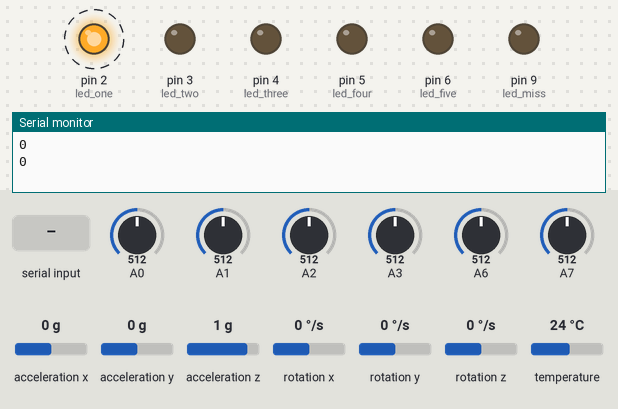
Simulated run of this sketch. Board: Arduino Nano, built with avr-gcc and run on an emulated ATmega328P. Shown: output pins drawn as LEDs (lit = HIGH), the last lines printed to the serial monitor. Dashed ring = blinking. Inputs (shaded band) come from the test bench; at power-on: A0 = 512, A1 = 512, A2 = 512, A3 = 512, A6 = 512, A7 = 512, acceleration x 0 g, acceleration y 0 g, acceleration z 1 g, rotation x 0 °/s, rotation y 0 °/s, rotation z 0 °/s, temperature 24 °C.

Above: at 1.87 s.
2.3 s: A0 set to 106
5.3 s: A0 set to 92
At 5.9 s:
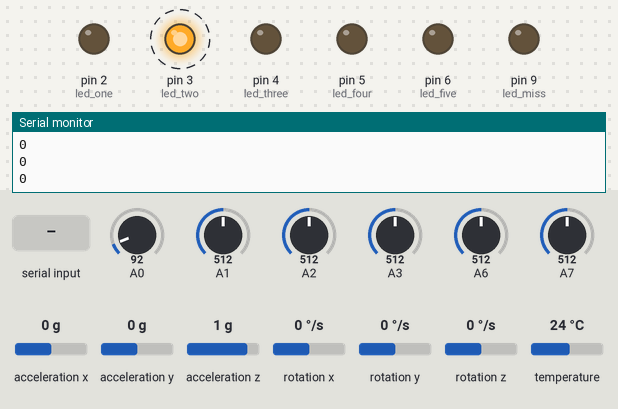
8.3 s: A1 set to 105
11.3 s: A1 set to 89
At 11.93 s:
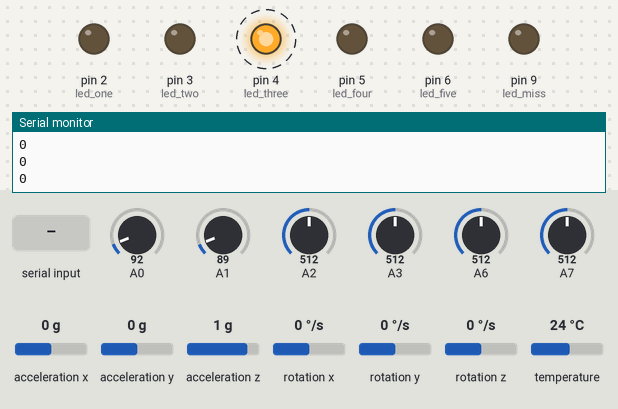
14.3 s: "4\n" received over the second serial link
At 14.95 s:
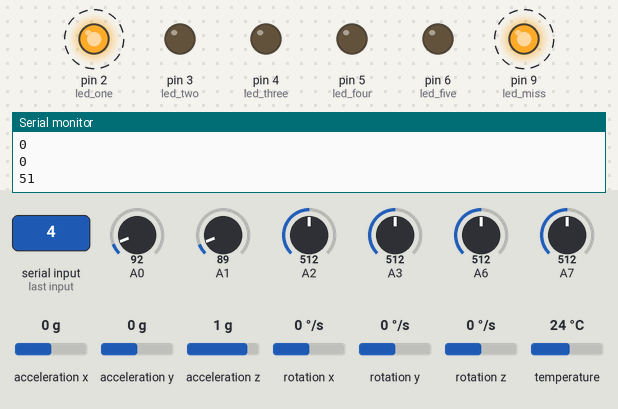
17.3 s: "90,45,200\n" received over the second serial link
At 18.03 s:
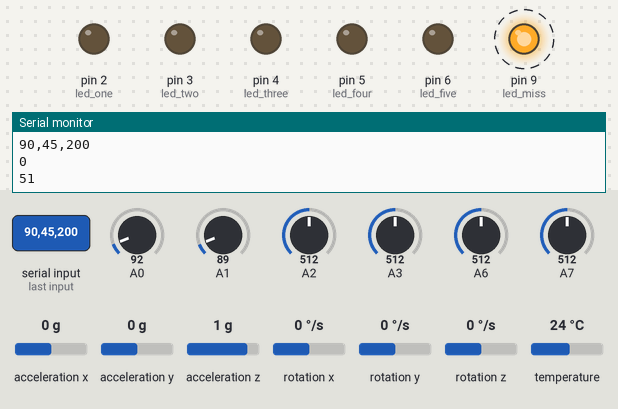
Timing chart, 0 to 21.3 s (numbered marks = the images above; inputs shaded):
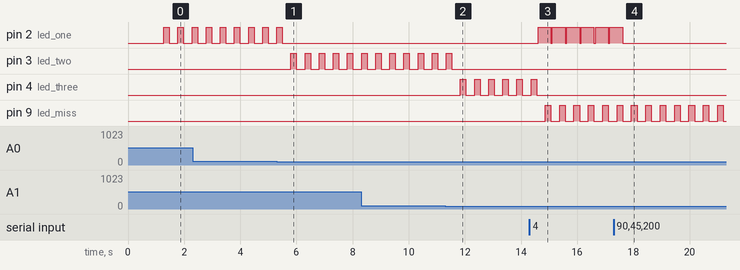

The sketch:

boxing_project.ino
```cpp
#include <Adafruit_MPU6050.h>
#include <Adafruit_Sensor.h>
#include <Wire.h>
#include <SoftwareSerial.h>

#define led_one 2
#define led_two 3
#define led_three 4
#define led_four 5
#define led_five 6
#define led_six 7
#define led_miss 9

Adafruit_MPU6050 mpu;
SoftwareSerial ArduinoUno(12, 11);

int one, two, three, four, five, six;
//jab , cross, left hook, right hook, left uppercut, right uppercut
double acc_x, acc_y, acc_z, max_acc_value;
bool valid_punch = false;
int punch_power;
int threshold = 100;
int hits, misses;
int coeff = 1;  //bag weight
int wait_time = 250;
int mode = 1;


char charBuf[10] = "10";
String mode_data;
String reading;


void setup(void) {

  pinMode(led_one, OUTPUT);
  pinMode(led_two, OUTPUT);
  pinMode(led_three, OUTPUT);
  pinMode(led_four, OUTPUT);
  pinMode(led_five, OUTPUT);
  pinMode(led_one, OUTPUT);
  pinMode(led_miss, OUTPUT);

  ArduinoUno.begin(4800);

  Serial.begin(115200);
  while (!Serial)
    delay(10);

  if (!mpu.begin()) {
    Serial.println("Failed to find MPU6050 chip");
    while (1) {
      delay(10);
    }
  }

  // mpu is here done can notify the user about it.. all set! good luck

  mpu.setAccelerometerRange(MPU6050_RANGE_16_G);
  Serial.println("");
  delay(1000);
}

void loop() {

  sensors_event_t a, g, temp;
  mpu.getEvent(&a, &g, &temp);

  acc_x = abs(a.acceleration.x);
  acc_y = abs(a.acceleration.y);
  acc_z = abs(a.acceleration.z);

  while (ArduinoUno.available() > 0) {
    reading = ArduinoUno.readStringUntil('\n');

    if (reading.toInt() < 10) {
      mode = reading.toInt();
    }

    if ((mode == 2) || (mode == 3) || (mode == 4) && reading.toInt() >= 10) {
      mode_data = reading;
      reading.toCharArray(charBuf, 10);
      Serial.println(charBuf);
    }
  }

  delay(20);

  switch (mode) {
    case 1:
      free_mode();
      // FREE MODE
      break;
    case 2:
      combinations(charBuf);
      print("combo");
      //combo mode
      break;
    case 3:
      random_mode(charBuf);
      // random mode
      print("now in random mode");
      break;
    case 4:
      reaction_mode(charBuf);
      print("now in reaction mode");
      break;
    case 5:
      power_mode(charBuf);
      print("now in power mode");
      break;
  }

  delay(30);
  //send a 0 from the server side (mobile)
}

int punch() {

  punch_power;

  //reading the sensor data and waiting for a punch

  while ((one < threshold) || (two < threshold) || (three < threshold) || (four < threshold) || (five < threshold) || (six < threshold) == false) {

    one = analogRead(A0);
    two = analogRead(A1);
    three = analogRead(A2);
    four = analogRead(A3);
    five = analogRead(A6);
    six = analogRead(A7);

    if (one > threshold) {
      punch_power = acc_x * coeff;
      print(punch_power);
      delay(wait_time);
      return 49;
      break;

    } else if (two > threshold) {
      punch_power = acc_x * coeff;
      print(punch_power);
      delay(wait_time);
      return 50;
      break;

    } else if (three > threshold) {
      punch_power = acc_y * coeff;
      print(punch_power);
      delay(wait_time);
      return 51;
      break;

    } else if (four > threshold) {
      punch_power = acc_y * coeff;
      print(punch_power);
      delay(wait_time);
      return 52;
      break;

    } else if (five > threshold) {
      punch_power = acc_z * coeff;
      print(punch_power);
      delay(wait_time);
      return 53;
      break;

    } else if (six > threshold) {
      punch_power = acc_z * coeff;
      print(punch_power);
      delay(wait_time);
      return 54;
      break;
    }
  }
}

void combinations(char combo[]) {
  int combo_size = String(combo).indexOf('0');
  Serial.println(combo_size);
  char combo_accuracy[combo_size];
  //looping user given combination arr until arr[i] == 0 (android app data + "0" )
  for (int i = 0; i < combo_size; i++) {

    int punch_type = combo[i];

    led_control(punch_type, 1);
    int punched = punch();
    print(punched);

    if (punch_type == punched) {
      hits++;
      print("hit una");
      led_control(punch_type, 0);
      combo_accuracy[i] = 1;
    } else {
      misses++;
      digitalWrite(led_miss, HIGH);
      delay(200);
      digitalWrite(led_miss, LOW);
      led_control(punch_type, 0);
      combo_accuracy[i] = 0;
    }
  }
  // ArduinoUno.print(combo_accuracy);
  // ArduinoUno.println("\n");
  //TODO methana firebase ekata yawapan serial swap karalaaaa
}

void free_mode() {
  int punched = punch();
  led_control(punched, 1);
  delay(200);
  led_control(punched, 0);
}

void random_mode(char combo[]) {
  int combo_size = String(combo).indexOf('0');

  for (int i = 0; i < combo_size; i++) {

    int punch_type = combo[i];

    led_control(punch_type, 1);
    int punched = punch();
    print(punched);

    if (punch_type == punched) {
      hits++;
      led_control(punch_type, 0);
    } else {
      misses++;
      digitalWrite(led_miss, HIGH);
      delay(200);
      digitalWrite(led_miss, LOW);
      led_control(punch_type, 0);
    }
  }
}

void reaction_mode(char combo[]) {

  int combo_size = String(combo).indexOf('0');

  unsigned long start_time = millis();

  for (int i = 0; i < combo_size; i++) {

    int punch_type = combo[i];

    led_control(punch_type, 1);
    int punched = punch();
    print(punched);

    if (punch_type == punched) {
      hits++;
      led_control(punch_type, 0);
    } else {
      misses++;
      digitalWrite(led_miss, HIGH);
      delay(200);
      digitalWrite(led_miss, LOW);
      led_control(punch_type, 0);
    }
  }
  unsigned long end_time = millis();
  unsigned long diff = end_time - start_time;
  ArduinoUno.print(String(diff));
  ArduinoUno.print("\n");

}

void power_mode(char combo[]) {

  int combo_size = String(combo).indexOf('0');

  for (int i = 0; i < combo_size; i++) {

    int punch_type = combo[i];

    led_control(punch_type, 1);
    int punched = punch();
    print(punched);
  }

  ArduinoUno.print(String(punch_power));
  ArduinoUno.print("\n");

}

void led_control(int condition, int state) {
  switch (condition) {
    case 49:
      digitalWrite(led_one, state);
      break;
    case 50:
      digitalWrite(led_two, state);
      break;
    case 51:
      digitalWrite(led_three, state);
      break;
    case 52:
      digitalWrite(led_four, state);
      break;
    case 53:
      digitalWrite(led_five, state);
      break;
    case 54:
      digitalWrite(led_six, state);
      break;
  }
}

// uncomment for easier typeOf() :)

void print(String a) {
  Serial.println(a);
}
void print(int a) {
  Serial.println(a);
}
void print(char *a) {
  Serial.println(a);
}
void print(float a) {
  Serial.println(a);
}
void print(bool a) {
  Serial.println(a);
}
```

Measured:
- the behaviour switches between 101 and 100 on A0 (found by bisection; images 0 and 1)
- the behaviour switches between 101 and 100 on A1 (found by bisection; images 1 and 2)
- after the input at 5.3 s, pin 2 (led_one): goes on until 5.5 s, then stays LOW; pin 3 (led_two): alternates HIGH for 0.20 s and LOW for 0.30 s, starting after 0.50 s
- after the input at 11.3 s, pin 3 (led_two): goes on until 11.5 s, then stays LOW; pin 4 (led_three): alternates HIGH for 0.20 s and LOW for 0.30 s, starting after 0.54 s
- after the input at 14.3 s, pin 2 (led_one): alternates HIGH for 0.45 s and LOW for 0.06 s, starting after 0.31 s; pin 4 (led_three): goes on until 14.6 s, then stays LOW; pin 9 (led_miss): alternates HIGH for 0.20 s and LOW for 0.31 s, starting after 0.56 s
- after the input at 17.3 s, pin 2 (led_one): goes on until 17.6 s, then stays LOW
- by itself, pin 2 (led_one): alternates HIGH for 0.20 s and LOW for 0.30 s
